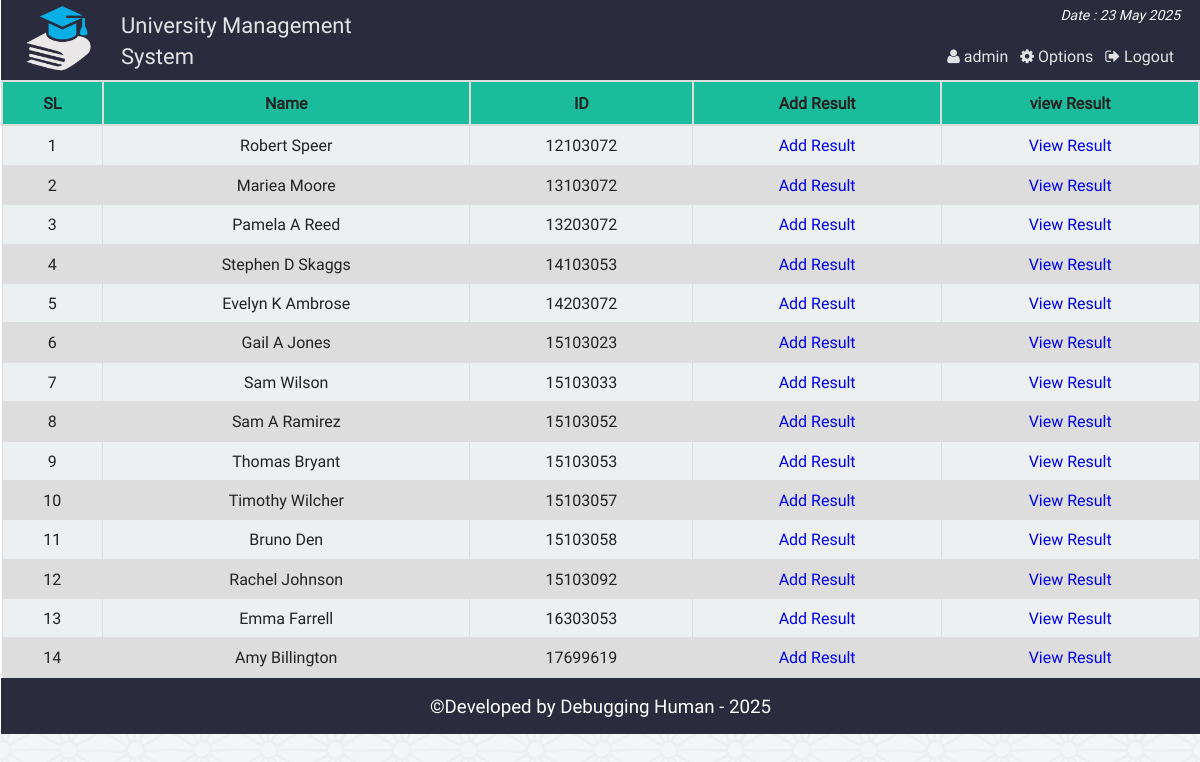
The app's page /st_result.php (signed in), older data.
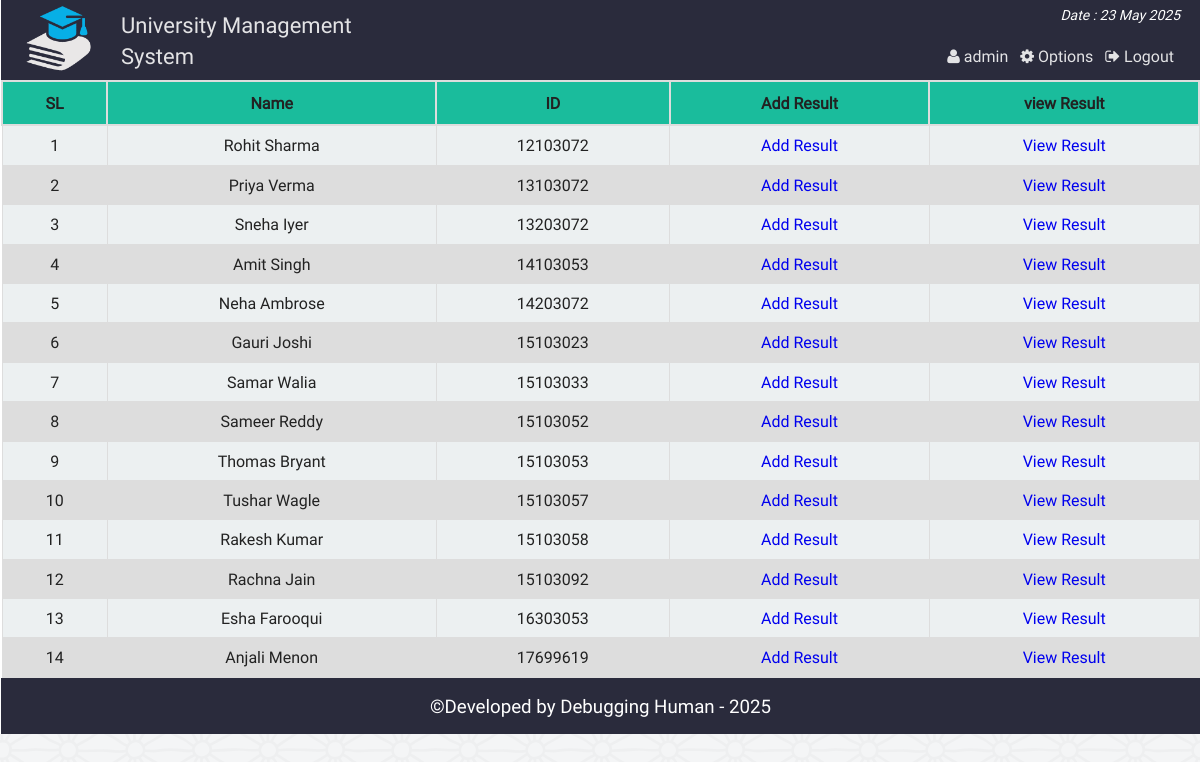
The same page, newer data.
### tables this page shows
CREATE TABLE `st_info` (
  `st_id` int(11) NOT NULL,
  `name` varchar(100) NOT NULL,
  `password` varchar(32) NOT NULL,
  `email` varchar(50) NOT NULL,
  `bday` date NOT NULL,
  `program` varchar(10) NOT NULL,
  `contact` varchar(20) NOT NULL,
  `gender` varchar(10) NOT NULL,
  `address` varchar(255) NOT NULL,
  `img` varchar(255) DEFAULT NULL
);

### php/functions.php (called while the page is built, shortened)
<?php
class login_registration_class{
	public function get_all_student(){
		global $conn;
		$sql = "select * from st_info order by st_id ASC";
		$query = $conn->query($sql);
		return $query;
	}
	public function get_admin_session(){
		return @$_SESSION['admin_login'];
	}
};
?>

### st_result.php (the view, shortened to what this page needs)
<?php
	require "php/config.php";
	require_once "php/functions.php";
	$user = new login_registration_class();
	$admin_name = $_SESSION['admin_name'];
?>
<?php
include "php/headertop_admin.php";
?>
<div class="all_student fix">
		<table class="tab_one" style="text-align:center;">
			<tr>
				<th style="text-align:center;">SL</th>
				<th style="text-align:center;">Name</th>
				<th style="text-align:center;">ID</th>
				<th style="text-align:center;">Add Result</th>
				<th style="text-align:center;">view Result</th>
			</tr>
			<?php
			$i=0;
				$alluser = $user->get_all_student();
				while($rows = $alluser->fetch_assoc()){
				$i++;
		?>
			<tr>
				<td><?php echo $i;?></td>
				<td><?php echo $rows['name'];?></td>
				<td><?php echo $rows['st_id'];?></td>
				<td><a href="add_result.php?ar=<?php echo $rows['st_id']; ?>&vn=<?php echo $rows['name'];?>">Add Result</a></td>
				<td><a href="view_result.php?vr=<?php echo $rows['st_id']; ?>&vn=<?php echo $rows['name'];?>">View Result</a></td>
			</tr>
			<?php } ?>
		</table>
</div>
<?php include "php/footerbottom.php";?>

### php/headertop_admin.php (shortened to what this page needs)
<!Doctype html>
<html class="no-js" lang="">
    <head>
        <link rel="stylesheet" href="css/normalize.css">
        <link rel="stylesheet" href="font-awesome/css/font-awesome.min.css">
        <link rel="stylesheet" href="fonts/stylesheet.css">
        <link rel="stylesheet" href="css/main.css">
		<link rel="stylesheet" href="plugins/file-uploader/css/jquery.fileupload.css">
		<link rel="stylesheet" href="plugins/file-uploader/css/jquery.fileupload-ui.css">
    </head>
    <body>
        <header class="container header_area" >
			<div id="sticker">
				<div class="head">
					<a href="#               "><div class="logo fix">
						<img src="img/logo.png" alt="" />
					</div></a>
					<div class="uniname fix">
					<h2>University Management System</h2>
					</div>
				</div>
				<div class="menu ">
					<div class="dateshow fix"><p><?php echo "Date : ".date("d M Y"); ?></p></div>
					<ul>
						<?php if($user->get_admin_session()){ ?>
						<li><a href="admin_logout.php"><i class="fa fa-sign-out" aria-hidden="true"></i> Logout</a></li>
						<li><a href="admin.php"><i class="fa fa-cog" aria-hidden="true"></i> Options</a></li>
						<li><a href="admin.php"><i class="fa fa-user" aria-hidden="true"></i>
						<?php echo $admin_name; ?>
						</a></li>
						<?php } ?>
					</ul>
				</div>
			</div>
		</header>
		<div class="info container fix">

### php/footerbottom.php
</div>
<footer class="container">
	<h3 style="text-align:center;background:#2A2B3C;margin:0;padding:15px;color:#fff;font-weight:normal">&copy;Developed by Debugging Human - <?php echo date("Y");?> </h3>
</footer>
</html>

### css/main.css (style rules this page uses)
html { color: #222; font-size: 1em; line-height: 1.4; }
audio, canvas, iframe, img, svg, video { vertical-align: middle; }
a { text-decoration:none; }
.fix { overflow:hidden; }
body { font-family:roboto !important; background:url(../img/ptrn.png) repeat fixed; }
.container { display:block; margin:0 auto; background:#FFFFFF; border-left:1px solid #FFFFFF; }
.header_area { height:80px; background:#2A2B3C; }
.head { float:left; width:400px; }
.logo { width:100px; margin-left:20px; float:left; }
.logo img { width:75px; height:80px; }
.uniname { width:280px; float:left; padding-top: 10px; }
.uniname h2 { font-size:22px; font-weight:normal; color:#E3E3E5; margin-top: 20; padding: 0; margin: 0; }
.dateshow p { color: #fff; text-align: right; margin: 0; margin-top: 5px; margin-right: 20px; padding: 0; font-size: 14px; font-style: italic; }
.menu { width:600px; float:right; }
.menu ul { color: #e3e3e5; list-style: outside none none; margin: 20px 20px 0 0; padding: 0; }
.menu>ul>li { float:right; display:block; }
.menu>ul>li a { color: #e3e3e5; font-size: 16px; padding: 3px 6px; }
.st_reg th, td { padding: 8px; }
table.tab_one { width:100%; }
table.tab_one th { background:#1abc9c; padding:10px; font-weight:bold; text-align:left; }
table.tab_one td { border:1px solid #ddd; padding:8px; }
table.tab_one td a { text-decoration:none; }
table.tab_one tr:nth-child(odd) { background:#ddd; }
table.tab_one tr:nth-child(even) { background:#ecf0f1; }
.all_student { min-height:450px; }
table.att_tab tr,td,th { border:2px solid #ddd; border-collapse:collapse; padding:8px; }
#sticker { background:#2A2B3C; }

Row changes from the older to the newer data that the page shows:
changed st_info id 12103072: name "Robert Speer" → "Rohit Sharma"
changed st_info id 13103072: name "Mariea Moore" → "Priya Verma"
changed st_info id 13203072: name "Pamela A Reed" → "Sneha Iyer"
changed st_info id 14103053: name "Stephen D Skaggs" → "Amit Singh"
changed st_info id 14203072: name "Evelyn K Ambrose" → "Neha Ambrose"
changed st_info id 15103023: name "Gail A Jones" → "Gauri Joshi"
changed st_info id 15103033: name "Sam Wilson" → "Samar Walia"
changed st_info id 15103052: name "Sam A Ramirez" → "Sameer Reddy"
changed st_info id 15103057: name "Timothy Wilcher" → "Tushar Wagle"
changed st_info id 15103058: name "Bruno Den" → "Rakesh Kumar"
changed st_info id 15103092: name "Rachel Johnson" → "Rachna Jain"
changed st_info id 16303053: name "Emma Farrell" → "Esha Farooqui"
changed st_info id 17699619: name "Amy Billington" → "Anjali Menon"
